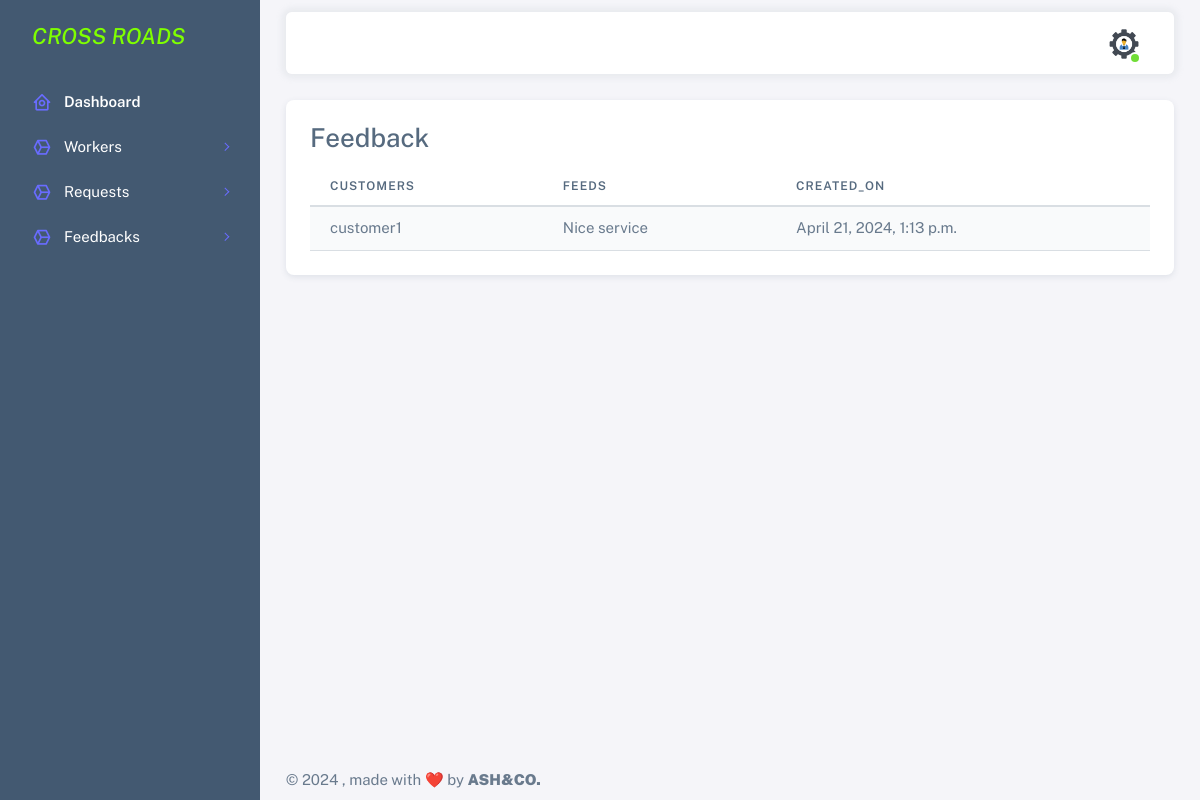
/customer_app/feedbacks (signed in), run on the app's committed database.
### customer_app/models.py (models this page shows)
class Feedback(BaseModel):
    user=models.ForeignKey(User,on_delete=models.CASCADE,null=True)
    message=models.TextField(null=True,blank=True)

### accounts/models.py (models this page shows)
class User(AbstractBaseUser, PermissionsMixin):
    name = models.CharField(max_length=50, blank=True, null=True)
    username = models.CharField(max_length=50, unique=True, null=True)
    email = models.EmailField(max_length=100, null=True)
    role = models.IntegerField(choices=SELECTROLE)
    uid = models.CharField(max_length=500, unique=True, null=True)
    is_admin = models.BooleanField(default=False)
    is_active = models.BooleanField(default=False)
    is_registered = models.BooleanField(default=False)
    date_joined = models.DateTimeField(auto_now_add=True)
    last_login = models.DateTimeField(auto_now_add=True)
    USERNAME_FIELD = 'username'
    REQUIRED_FIELDS=[]
    objects = UserManager()
    def __str__(self):
        return self.username
    class Meta:
        db_table = "user"

### customer_app/views.py (the view)
# urls.py: path('feedbacks',views.view_feedback,name='feedbacks'),
@login_required(login_url='sign-in')
def view_feedback(request):
    data = Feedback.objects.all()
    context = {'data':data}
    return render(request, 'customertemp/feedback.html', context)

### templates/customertemp/feedback.html
{% extends 'customertemp/index.html' %}
{% load crispy_forms_tags %}
{% block content %}
<div class="card">
    <div class="card-body">
        <h3 class="card-title">Feedback</h3>
        <table class="table table-striped">
            <thead>
                <tr>
                    <th scope="col">Customers</th>
                    <th scope="col">Feeds</th>
                    <th scope="col">Created_on</th>
                </tr>
            </thead>
            <tbody>
                {% for i in data %}
                <tr>
                    <td>{{i.user.username}}</td>
                    <td>{{i.message}}</td>
                    <td>{{i.created_on}}</td>
                </tr>
                {% endfor %}
            </tbody>
        </table>
    </div>
</div>
{% endblock %}

### data on the page
Feedback: user.username "customer1", message "Nice service", created_on "April 21, 2024, 1:13 p.m."
